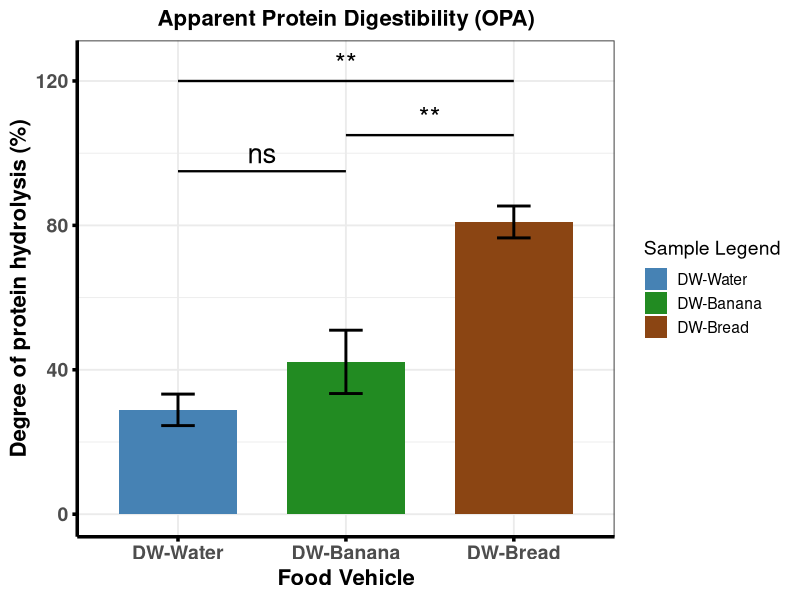

Generate this figure with R:
library(ggplot2)
library(emmeans)

# ---------------------------------------------------------
# 1. RAW OPA DATA
# ---------------------------------------------------------
df_raw <- data.frame(
  Sample = factor(rep(c("DW-Water", "DW-Banana", "DW-Bread"), each = 3),
                  levels = c("DW-Water", "DW-Banana", "DW-Bread")),
  Value = c(
    28.36, 24.83, 33.51,   # DW-Water
    32.78, 43.67, 50.13,   # DW-Banana
    76.13, 84.81, 81.92    # DW-Bread
  )
)

# ---------------------------------------------------------
# 2. DESCRIPTIVE STATS (auto)
# ---------------------------------------------------------
df_stats <- aggregate(Value ~ Sample, df_raw, function(x) {
  c(Mean = mean(x), SD = sd(x), CV = sd(x)/mean(x)*100)
})

df_stats <- do.call(data.frame, df_stats)
names(df_stats) <- c("Sample", "Mean", "SD", "CV")

# ---------------------------------------------------------
# 3. ANOVA + TUKEY (only p-values)
# ---------------------------------------------------------
model <- aov(Value ~ Sample, data = df_raw)
emm <- emmeans(model, ~ Sample)
tukey <- summary(pairs(emm, adjust = "tukey"))

# Extract p-values
p_WB  <- tukey$p.value[1]   # Water vs Banana
p_WBr <- tukey$p.value[2]   # Water vs Bread
p_BBr <- tukey$p.value[3]   # Banana vs Bread

# ---------------------------------------------------------
# 4. Convert p-values → asterisks
# ---------------------------------------------------------
p_to_star <- function(p) {
  if (p < 0.0001) return("****")
  if (p < 0.01)    return("**")
  if (p < 0.05)    return("*")
  return("ns")
}

star_WB  <- p_to_star(p_WB)
star_WBr <- p_to_star(p_WBr)
star_BBr <- p_to_star(p_BBr)

# ---------------------------------------------------------
# 5. BASE PLOT (no Tukey letters)
# ---------------------------------------------------------
p_opa <- ggplot(df_stats, aes(x = Sample, y = Mean, fill = Sample)) +
  geom_col(width = 0.7) +
  geom_errorbar(aes(ymin = Mean - SD, ymax = Mean + SD),
                width = 0.2, linewidth = 1) +
  
  scale_fill_manual(
    values = c("DW-Water" = "steelblue",
               "DW-Banana" = "forestgreen",
               "DW-Bread" = "saddlebrown"),
    name = "Sample Legend"
  ) +
  
  theme_bw(base_size = 14) +
  theme(
    legend.position = "right",
    legend.box = "vertical",
    plot.title = element_text(size = 16, face = "bold", hjust = 0.5),
    axis.text.x = element_text(size = 14, face = "bold"),
    axis.text.y = element_text(size = 14, face = "bold"),
    axis.title.x = element_text(size = 16, face = "bold"),
    axis.title.y = element_text(size = 16, face = "bold"),
    axis.line = element_line(colour = "black", linewidth = 1.2),
    axis.ticks = element_line(colour = "black", linewidth = 1.2)
  ) +
  labs(
    title = "Apparent Protein Digestibility (OPA)",
    x = "Food Vehicle",
    y = "Degree of protein hydrolysis (%)"
  )

# ---------------------------------------------------------
# 6. AUTOMATED BRACKETS BASED ON ANOVA OUTPUT
# ---------------------------------------------------------

# Water vs Banana
p_opa <- p_opa +
  annotate("segment", x = 1, xend = 2, y = 95, yend = 95, linewidth = 0.8) +
  annotate("text", x = 1.5, y = 100, label = star_WB, size = 7)

# Banana vs Bread
p_opa <- p_opa +
  annotate("segment", x = 2, xend = 3, y = 105, yend = 105, linewidth = 0.8) +
  annotate("text", x = 2.5, y = 110, label = star_BBr, size = 7)

# Water vs Bread
p_opa <- p_opa +
  annotate("segment", x = 1, xend = 3, y = 120, yend = 120, linewidth = 0.8) +
  annotate("text", x = 2, y = 125, label = star_WBr, size = 7)

print(p_opa)

cat("\n=== DESCRIPTIVE STATS ===\n")
print(df_stats)

cat("\n=== ANOVA SUMMARY ===\n")
print(summary(model))

cat("\n=== TUKEY POST-HOC ===\n")
print(tukey)
